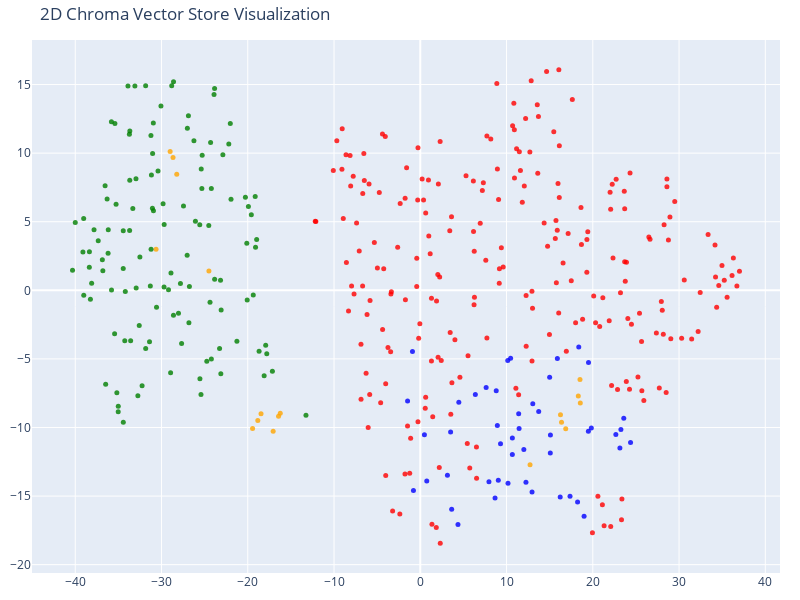

Write notebook code for a chart like this one.
### Code cell
# We humans find it easier to visalize things in 2D!
# Reduce the dimensionality of the vectors to 2D using t-SNE
# (t-distributed stochastic neighbor embedding)

tsne = TSNE(n_components=2, random_state=42)
reduced_vectors = tsne.fit_transform(vectors)

# Create the 2D scatter plot
fig = go.Figure(data=[go.Scatter(
    x=reduced_vectors[:, 0],
    y=reduced_vectors[:, 1],
    mode='markers',
    marker=dict(size=5, color=colors, opacity=0.8),
    text=[f"Type: {t}<br>Text: {d[:100]}..." for t, d in zip(doc_types, documents)],
    hoverinfo='text'
)])

fig.update_layout(title='2D Chroma Vector Store Visualization',
    scene=dict(xaxis_title='x',yaxis_title='y'),
    width=800,
    height=600,
    margin=dict(r=20, b=10, l=10, t=40)
)

fig.show()

### Figure 1 — Plotly figure (JSON) as saved in the notebook; plotly's stock layout.template omitted (floating-point values rounded to 4 significant figures; data arrays with more than 128 entries replaced by an {"elided": "..."} marker saying what was removed)
{"data": [{"hoverinfo": "text", "marker": {"color": {"elided": "413 str values"}, "opacity": 0.8, "size": 5}, "mode": "markers", "text": {"elided": "413 str values"}, "type": "scatter", "x": {"elided": "413 float values"}, "y": {"elided": "413 float values"}}], "layout": {"height": 600, "margin": {"b": 10, "l": 10, "r": 20, "t": 40}, "scene": {"xaxis": {"title": {"text": "x"}}, "yaxis": {"title": {"text": "y"}}}, "title": {"text": "2D Chroma Vector Store Visualization"}, "width": 800}}
